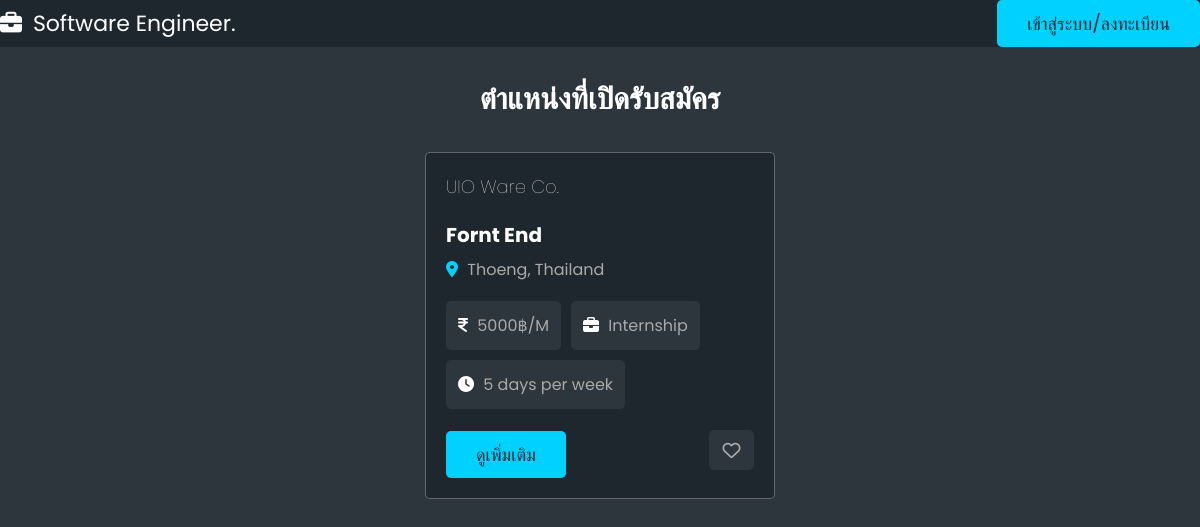
Page /showalljob/ on the earlier database version.
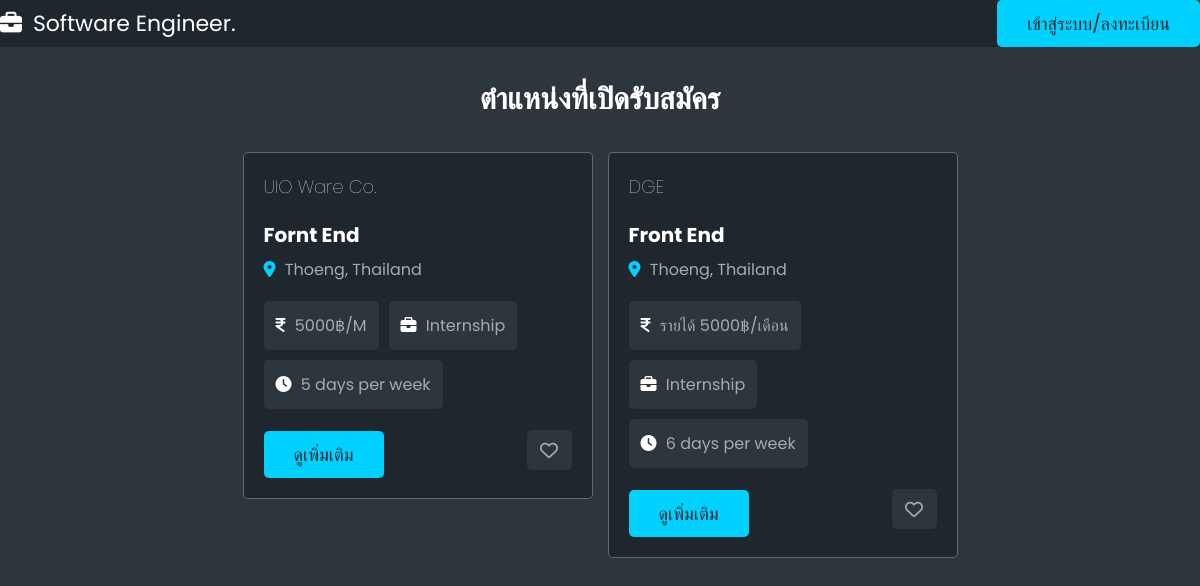
Same page on the later database version.
### usertype/models.py (models this page shows, shortened)
class Job(models.Model):
    jobname = models.CharField(max_length=255)
    jobdes = models.TextField()
    worktype = models.CharField(max_length=255)
    quality = models.TextField()
    benefit = models.TextField()
    workstart = models.TimeField()
    workend = models.TimeField()
    workday = models.CharField(max_length=255)
    requirement = models.TextField()
    qualifications = models.TextField(blank=True, null=True)
    skills = models.TextField()
    company = models.CharField(max_length=255)
    city = models.CharField(max_length=255)
    country = models.CharField(max_length=255)

### usertype/views.py (the view)
# urls.py: path("showalljob/", views.viewalljob, name="showalljob"),  # Show all job page
def viewalljob(request):
    jobs = Job.objects.all()
    return render(request, "userweb/jobs.html", {"jobs": jobs})

### usertype/templates/userweb/jobs.html (shortened to what this page needs)
<!DOCTYPE html>
<html lang="en">
  {% load static %}
  <head>
    <link rel="stylesheet" href="{% static "css/style.css" %}" />
  </head>
  <body>
  {% include "navbarmain.html" %}
    <section class="jobs-container">
      <h1 class="heading">ตำแหน่งที่เปิดรับสมัคร</h1>
      <div class="box-container">
        {% for job in jobs %}
        <div class="box">
            <div class="company">
                <div>
                    <h3>{{ job.company }}</h3>
                </div>
            </div>
            <h3 class="job-title">{{ job.jobname }}</h3>
            <p class="location">
                <i class="fas fa-map-marker-alt"></i> <span>{{ job.city }}, {{job.country }}</span>
            </p>
            <div class="tags">
                <p>
                    <i class="fas fa-indian-rupee-sign"></i> <span>{{ job.benefit }}</span>
                </p>
                <p><i class="fas fa-briefcase"></i> <span>{{ job.worktype }}</span></p>
                <p><i class="fas fa-clock"></i> <span>{{ job.workday }}</span></p>
            </div>
            <div class="flex-btn">
                <a href="{% url 'view_job' job.id %}" class="btn">ดูเพิ่มเติม</a>
                <button type="submit" class="far fa-heart" name="save"></button>
            </div>
        </div>
      {% endfor %}
      </div>
    </section>
    <section></section>
  </body>
</html>

### usertype/templates/navbarmain.html (shortened to what this page needs)
<header class="header">
  <s class="flex">
    <a href="{% url 'home' %}" class="logo"><i class="fas fa-briefcase"></i> Software Engineer.</a>
    {% if user.is_authenticated %} {% if user.role == 'STUDENT' %}
    <nav class="navbar">
      <a href="{% url 'home' %}">ค้นหางาน</a>
    </nav>
    <a
      href="{% url 'profile' role='STUDENT' username=user.username %}"
      class="btn"
      style="margin-top: 0"
      >โปรไฟล์</a
    >
    {% elif user.role == 'COMPANY' %}
    <nav class="navbar">
      <a href="{% url 'studentview' role=user.role username=user.username %}">ใบสมัครงาน</a>
    </nav>
    <a
      href="{% url 'profile' role='COMPANY' username=user.username %}"
      class="btn"
      style="margin-top: 0"
      >โปรไฟล์</a
    >
    {% endif %} {% else %}
    <a href="{% url 'login_page' %}" class="btn" style="margin-top: 0"
      >เข้าสู่ระบบ/ลงทะเบียน</a
    >
    {% endif %}
  </s>
</header>

### static/css/style.css (style rules this page uses)
:root { --main-color: #00d1ff; --red: red; --light-color: #aaa; --light-bg: #2d353d; --black: #1e272e; --white: #fff; --box-shadow: none; --border: 0.1rem solid rgba(255, 255, 255, 0.3); }
* { font-family: "Poppins", sans-serif; margin: 0; padding: 0; box-sizing: border-box; text-decoration: none; outline: none; border: none; }
html { font-size: 62.5%; overflow-x: hidden; scroll-padding-top: 7rem; scroll-behavior: smooth; }
body { background-color: var(--light-bg); }
section { padding: 2rem; margin: 0 auto; max-width: 1200px; }
.heading { text-align: center; margin-bottom: 2rem; font-size: 3rem; color: var(--white); text-transform: capitalize; padding: 1rem 0; }
.btn { display: inline-block; margin-top: 1rem; padding: 1rem 3rem; cursor: pointer; font-size: 1.8rem; color: var(--black); background-color: var(--main-color); border-radius: 0.5rem; text-transform: capitalize; text-align: center; }
.flex-btn { display: flex; align-items: center; justify-content: space-between; column-gap: 1rem; flex-wrap: wrap; }
.header { position: sticky; top: 0; left: 0; right: 0; background-color: var(--black); z-index: 1000; }
.header .flex { position: relative; display: flex; align-items: center; justify-content: space-between; }
.header .flex .logo { font-size: 2.2rem; color: var(--white); }
.header .flex .logo i { margin-right: 0.5rem; }
.jobs-container .box-container { display: grid; grid-template-columns: repeat(auto-fit, 35rem); gap: 1.5rem; align-items: flex-start; justify-content: center; }
.jobs-container .box-container .box { background-color: var(--black); border-radius: 0.5rem; border: var(--border); padding: 2rem; overflow-x: hidden; }
.jobs-container .box-container .box .company { display: flex; align-items: center; gap: 1.5rem; margin-bottom: 1.5rem; }
.jobs-container .box-container .box .company h3 { font-size: 1.8rem; color: var(--white); text-overflow: ellipsis; overflow-x: hidden; text-transform: capitalize; padding-bottom: 0.5rem; font-weight: lighter; }
.jobs-container .box-container .box .job-title { font-size: 2rem; color: var(--white); text-transform: capitalize; overflow-x: hidden; text-overflow: ellipsis; }
.jobs-container .box-container .box .location { padding: 0.7rem 0; font-size: 1.6rem; color: var(--light-color); }
.jobs-container .box-container .box .location i { margin-right: 0.5rem; color: var(--main-color); }
.jobs-container .box-container .box .tags { display: flex; flex-wrap: wrap; gap: 1rem; margin: 1.2rem 0; }
.jobs-container .box-container .box .tags p { padding: 1.2rem; border-radius: 0.5rem; background-color: var(--light-bg); font-size: 1.6rem; color: var(--light-color); }
.jobs-container .box-container .box .tags p i { margin-right: 0.5rem; color: var(--white); }
.jobs-container .box-container .box .fa-heart { background-color: var(--light-bg); border-radius: 0.5rem; color: var(--light-color); font-size: 1.8rem; cursor: pointer; height: 4rem; width: 4.5rem; line-height: 4rem; }

Differences in the rows shown:
added Job: company "DGE", jobname "Front End", city "Thoeng", country "Thailand", benefit "รายได้ 5000฿/เดือน", worktype "Internship", workday "6 days per week"
